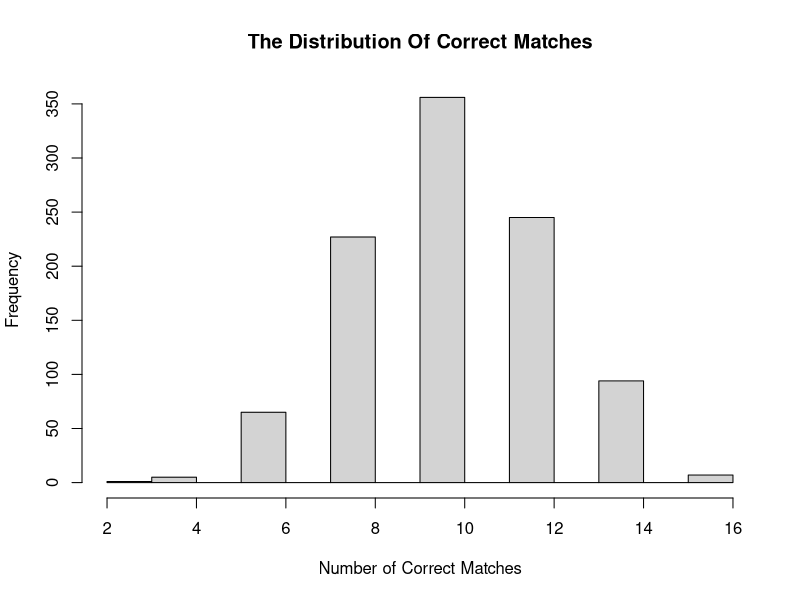

Write the R code that produced this figure.
################################################################################
####                  Student   : Ethan Coyle                               ####
####                  Instructor: Dr. Hubona                                ####
####                  Course    : MIS 5330 780 FL23 - Advanced Programming  ####
####                  Assignment: Module 5: Assignment 5                    ####
####                                        CHECKING HATS EXERCISE          ####
####                  Date      : 12/02/23                                  ####
####                                                                        ####
################################################################################



################################################################################
# Outline for assignment                                                       #
#                                                                              #
# Suppose that men in the old days wore only two types of hats, black and grey,#
# and that hats of a particular type are indistinguishable. Assume 20 men with #
# hats visit the restaurant and half of the men are wearing each type of hat.  #
# The hats are randomly mixed, and we are interested in the number of men who  #
# leave the restaurant with the correct hat.                                   #
################################################################################


################################################################################
# Question 1                                                                   #  
# Modify the function scramble.hats() to compute the number of correct matches #
# in this setting. (The only change is the definition of the vector hats; if   #
# one represents a black hat and a grey hat using a 1 and 2, respectively, then#
# hats consist of ten 1’s and ten 2’s.                                         #
################################################################################

# Function to simulate the scramble hats experiment
scramble.hats <- function() { # 10 grey and black hats
  hats <- c(rep(1, 10), rep(2, 10))# 1 is the  black hat, 2 is the grey hat
  shuffled_hats <- sample(hats)# next we shuffle this randomly and get a sample
  correct_matches <- sum(shuffled_hats == hats)# then count the sum of correct
                                               # matches and return it from the
                                               # function
  return(correct_matches)
}
correct_matches <-scramble.hats() # call the function and assign to value
correct_matches # displays the number of correct matchers which is rnadom
################################################################################
# Question 2                                                                   #
#                                                                              #
# Using the function replicate(), repeat this simulation for 1000 trials. Store#
# the number of matches for the 1000 experiments in the vector matches.        #
################################################################################

num_simulations <- 1000 # Simulate the experiment 1000 times
matches <- replicate(num_simulations, scramble.hats()) # use replicate
matches # print out the result
################################################################################
# Question 3                                                                   #
#                                                                              #
# From the simulated values, approximate the probability that 10 or more men   #
# receive the correct hats. Also, find the expected number of correct matches. #
# Then, plot a histogram of the non-parametric distribution of correct matches.#
################################################################################

# we use mean to calculate the matches probability above or at 10
probability_10_or_more_matches <- mean(matches >= 10)
# print out probability
probability_10_or_more_matches # approximately 0.6 or so each time ran

# using mean we calc expected num of correct matches
expected_matches <- mean(matches)
# Print the results
expected_matches # approximately 10.03 etc during running tests

# make histograph 
# the title is :The Distribution Of Correct Matches
# x axis is Number of Correct Matches
# y axis is the frequency of those matchers
# the data inside is pertaining to matches
# Plot a histogram of the distribution of correct matches


hist(matches, main="The Distribution Of Correct Matches", 
     xlab="Number of Correct Matches")

################################################################################
